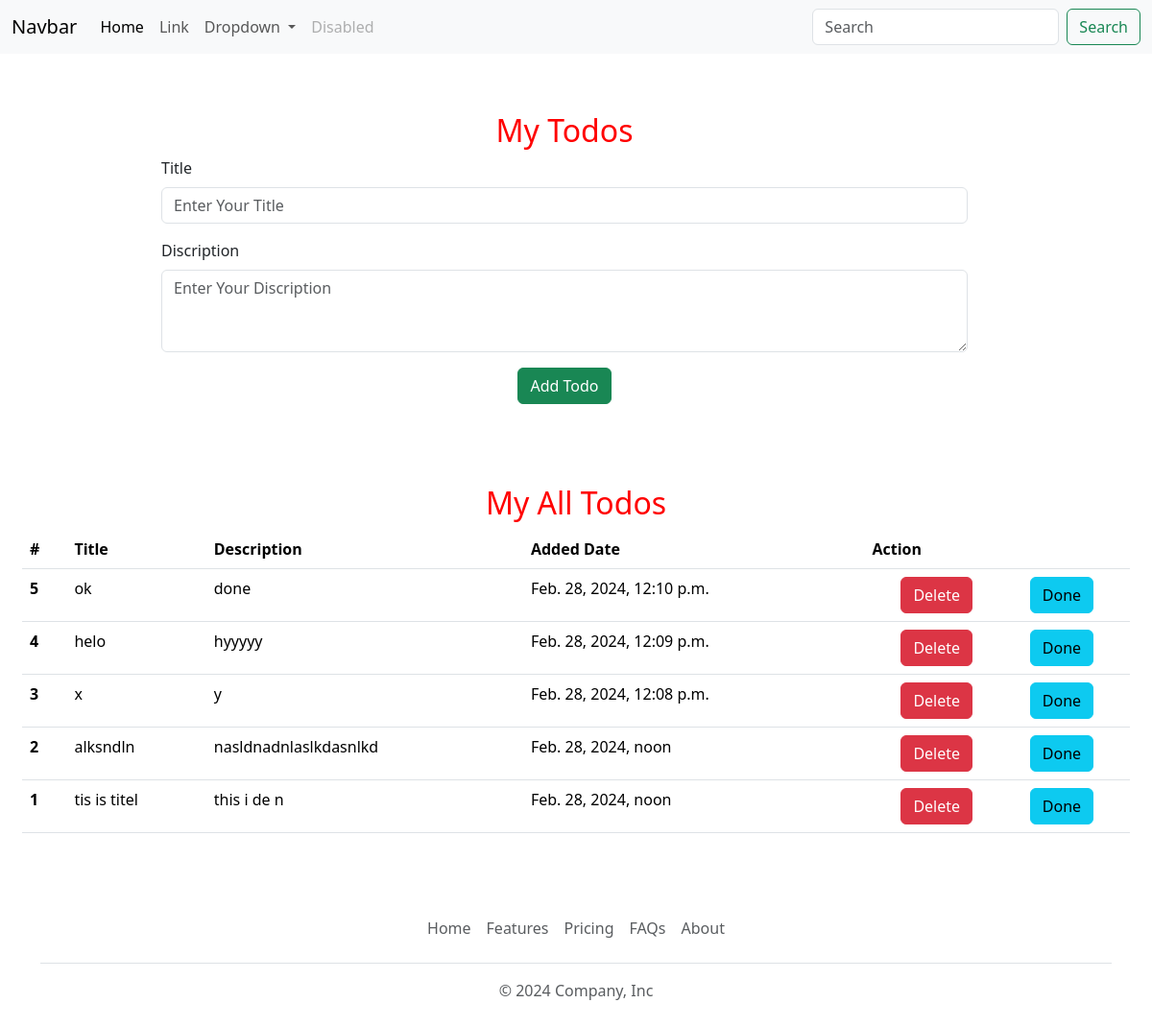
Before: / with the older database file.
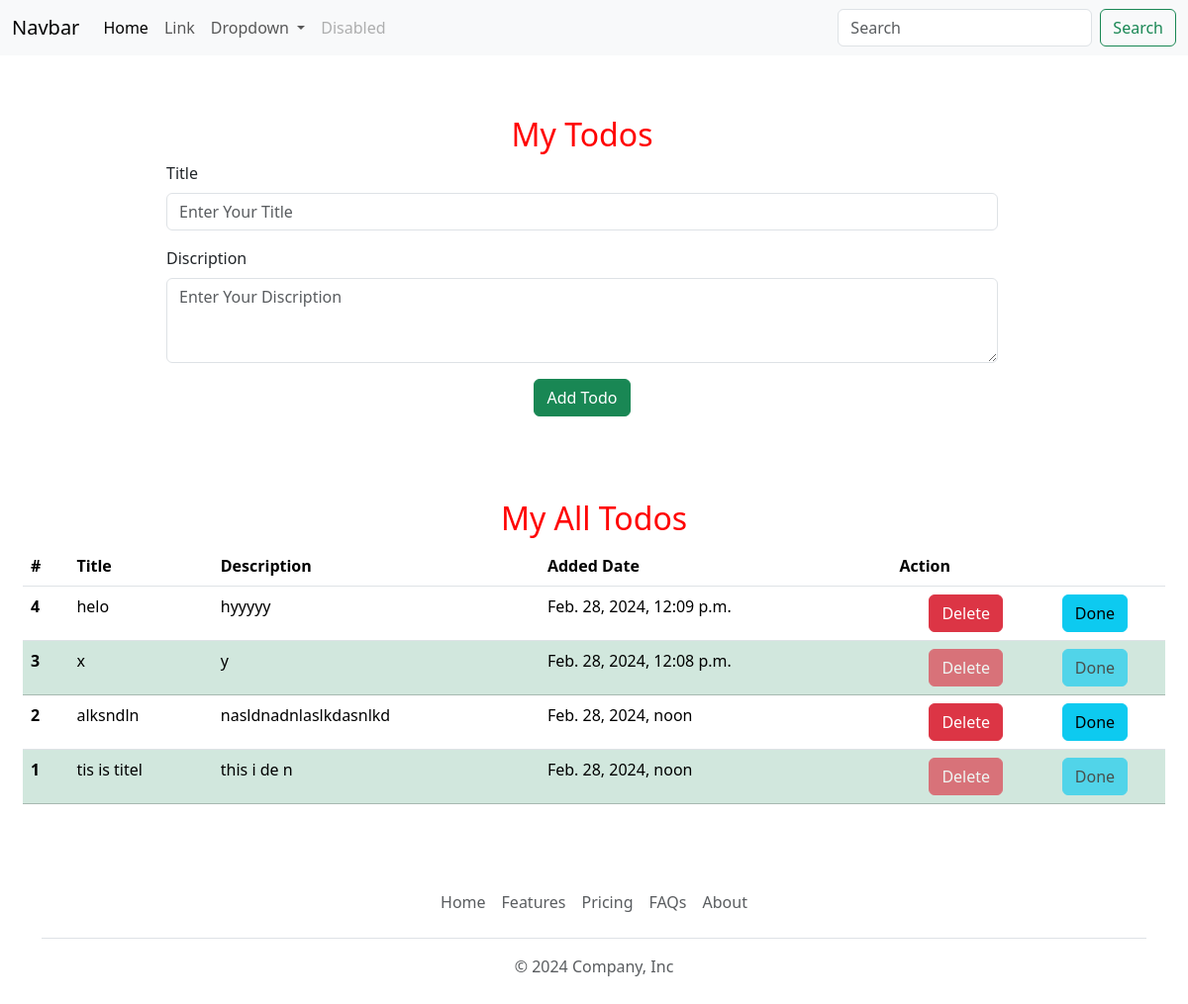
After: the same page with the newer database file.
### todos/models.py (models this page shows)
class mytodo(models.Model):
    title = models.CharField(max_length=150)
    discription = models.TextField()
    tododone = models.BooleanField(default = False)
    datetime = models.DateTimeField(auto_now_add=True, blank = True)

### todos/views.py (the view)
# urls.py: path("", views.homepage, name="home"),
def homepage(request):
    alltodos = mytodo.objects.all().order_by("-id")
    return render(request, "homepage.html", {"alltodo" : alltodos})

### templates/homepage.html (shortened to what this page needs)
{% extends "base.html" %}
{% block body %}
<div style="padding: 61px; padding-left: 14%; padding-right: 16%;">
    <h2 style="text-align: center; color: red;">My Todos</h2>
    <form action="/save-todo" method="post">
        <div class="mb-3">
            <label for="exampleFormControlInput1" class="form-label">Title</label>
            <input type="text" name="title" class="form-control" id="exampleFormControlInput1" placeholder="Enter Your Title">
          </div>
          <div class="mb-3">
            <label for="exampleFormControlTextarea1" class="form-label">Discription</label>
            <textarea name="desc" class="form-control" id="exampleFormControlTextarea1" rows="3" placeholder="Enter Your Discription"></textarea>
          </div>
          <div style="text-align: center;">
            <button type="submit" class="btn btn-success">Add Todo</button>
          </div>
    </form>
</div>
<div style="padding: 23px;">
    <h2 style="text-align: center;
    color: red;">My All Todos</h2>
    <table class="table">
        <thead>
          <tr>
            <th scope="col">#</th>
            <th scope="col">Title</th>
            <th scope="col">Description</th>
            <th scope="col">Added Date</th>
            <th scope="col">Action</th>
          </tr>
        </thead>
        <tbody>
            {% for i in alltodo %}
          {% if i.tododone %}
            <tr class="table-success">
              {% else %}
            <tr>
            {% endif %}
              <th scope="row">{{i.id}}</th>
              <td>{{i.title}}</td>
              <td>{{i.discription}}</td>
              <td>{{i.datetime}}</td>
              <td>
                {% if i.tododone %}
                <div style="display: flex; justify-content: space-around;">
                  <button type="button" class="btn btn-danger" disabled>Delete</button>
                  <form action="done-todo/{{i.id}}" method="post">
                    <button type="submit" class="btn btn-info" disabled>Done</button>
                  </form>
                </div>
                  {% else %}
                  <div style="display: flex; justify-content: space-around;">
                    <button type="button" class="btn btn-danger" data-bs-toggle="modal" data-bs-target="#exampleModal">Delete</button>
                    <form action="done-todo/{{i.id}}" method="post">
                      <button type="submit" class="btn btn-info" >Done</button>
                    </form>
                  </div>
                {% endif %}
                  </td>
            </tr>
          {% endfor %}
        </tbody>
      </table>
</div>
{% endblock body %}

### templates/base.html (shortened to what this page needs)
<!doctype html>
<html lang="en">
  <head>
    <link href="https://cdn.jsdelivr.net/npm/bootstrap@5.3.3/dist/css/bootstrap.min.css" rel="stylesheet">
  </head>
  <body>
    <nav class="navbar navbar-expand-lg bg-body-tertiary">
        <div class="container-fluid">
          <a class="navbar-brand" href="#">Navbar</a>
          <div class="collapse navbar-collapse" id="navbarSupportedContent">
            <ul class="navbar-nav me-auto mb-2 mb-lg-0">
              <li class="nav-item">
                <a class="nav-link active" aria-current="page" href="#">Home</a>
              </li>
              <li class="nav-item">
                <a class="nav-link" href="#">Link</a>
              </li>
              <li class="nav-item dropdown">
                <a class="nav-link dropdown-toggle" href="#" role="button" data-bs-toggle="dropdown" aria-expanded="false">
                  Dropdown
                </a>
              </li>
              <li class="nav-item">
                <a class="nav-link disabled" aria-disabled="true">Disabled</a>
              </li>
            </ul>
            <form class="d-flex" role="search">
              <input class="form-control me-2" type="search" placeholder="Search" aria-label="Search">
              <button class="btn btn-outline-success" type="submit">Search</button>
            </form>
          </div>
        </div>
      </nav>
      {% block body %}{% endblock body %}
    <div class="container">
        <footer class="py-3 my-4">
        <ul class="nav justify-content-center border-bottom pb-3 mb-3">
            <li class="nav-item"><a href="#" class="nav-link px-2 text-body-secondary">Home</a></li>
            <li class="nav-item"><a href="#" class="nav-link px-2 text-body-secondary">Features</a></li>
            <li class="nav-item"><a href="#" class="nav-link px-2 text-body-secondary">Pricing</a></li>
            <li class="nav-item"><a href="#" class="nav-link px-2 text-body-secondary">FAQs</a></li>
            <li class="nav-item"><a href="#" class="nav-link px-2 text-body-secondary">About</a></li>
        </ul>
        <p class="text-center text-body-secondary">&copy; 2024 Company, Inc</p>
        </footer>
    </div>
  </body>
</html>

Changed rows visible on the page:
removed mytodo: id "5", title "ok", discription "done", datetime "Feb. 28, 2024, 12:10 p.m."
changed mytodo "Feb. 28, 2024, 12:08 p.m.": tododone False → True (drawn)
changed mytodo "tis is titel": tododone False → True (drawn)
